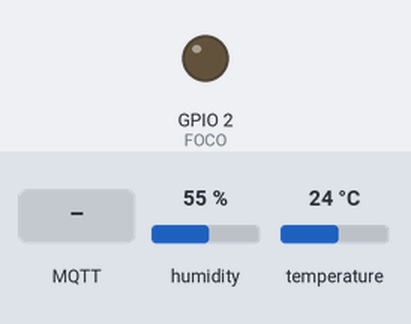
This sketch was run on a simulated ESP32. On the bench: output pins drawn as LEDs (lit = HIGH). Inputs (shaded band) come from the test bench; at power-on: humidity 55 %, temperature 24 °C. WiFi joins after 1.5 s; servers stay silent unless stated; no MQTT or app messages arrive unless stated; what the sketch prints to the serial monitor is not drawn.

Above: at 2.7 s.
2.8 s: MQTT message "90" arrives on the first subscribed topic
At 6.1 s:
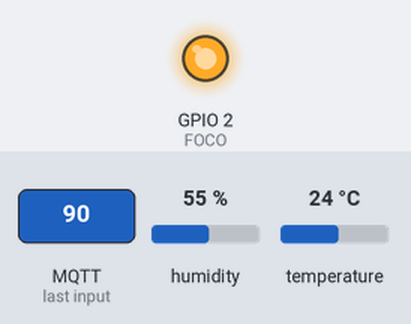
6.5 s: MQTT message "5" arrives on the first subscribed topic
At 11.1 s:
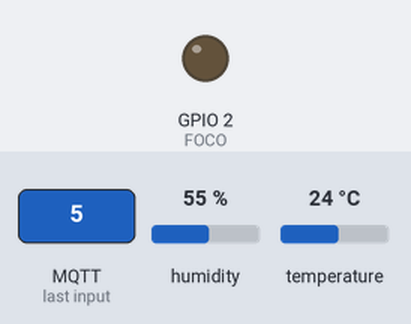
11.5 s: MQTT message "200" arrives on the first subscribed topic
At 16.2 s:
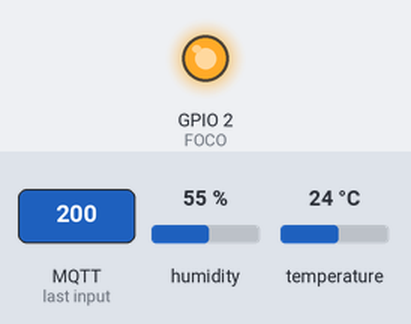
Timing chart, 0 to 17.7 s (numbered marks = the images above; inputs shaded):
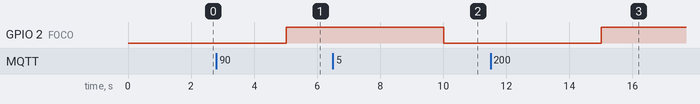

Measured:
- after the input at 2.8 s, GPIO 2 (FOCO): LOW → HIGH after 2.2 s
- after the input at 6.5 s, GPIO 2 (FOCO): HIGH → LOW after 3.5 s
- after the input at 11.5 s, GPIO 2 (FOCO): LOW → HIGH after 3.5 s

The sketch:

program.ino
```cpp
#include <WiFi.h>
#include <PubSubClient.h>
#include "DHTesp.h"

#define FOCO 2
// Replace the next variables with your SSID/Password combination
const char* ssid = "Olaechea-2.4Ghz";
const char* password = "0327150329";
// Add your MQTT Broker IP address, example:
//const char* mqtt_server = "192.168.1.144";
const char* mqtt_server = "192.168.0.13";

WiFiClient espClient;
PubSubClient client(espClient);
long lastMsg = 0;
char msg[50];
int value = 0;

float temperature = 0;
float humidity = 0;
float setpoint = 0;

// LED Pin
const int pinDHT = 4;
const int band = 4;

// inicializamos temp
DHTesp dht;

void setup() {
  Serial.begin(115200);
  setup_wifi();
  client.setServer(mqtt_server, 1883);
  client.setCallback(callback);

  dht.setup(pinDHT, DHTesp::DHT11);
  pinMode(FOCO,OUTPUT);
}

void setup_wifi() {
  delay(10);
  // We start by connecting to a WiFi network
  Serial.println();
  Serial.print("Connecting to ");
  Serial.println(ssid);

  WiFi.begin(ssid, password);

  while (WiFi.status() != WL_CONNECTED) {
    delay(500);
    Serial.print(".");
  }

  Serial.println("");
  Serial.println("WiFi connected");
  Serial.println("IP address: ");
  Serial.println(WiFi.localIP());
}

void callback(char* topic, byte* message, unsigned int length) {
  Serial.print("Message arrived on topic: ");
  Serial.print(topic);
  Serial.print(". Message: ");
  String messageTemp;

  for (int i = 0; i < length; i++) {
    Serial.print((char)message[i]);
    messageTemp += (char)message[i];
  }
  Serial.println();

  // Control On/Off temperatura mediante subscripción a topico setpoint
  if (String(topic) == "esp32/output") {
    Serial.print("Cambiando el setpoint a ");
    Serial.println(messageTemp);
    setpoint =  messageTemp.toInt();
    Serial.println(setpoint);
  }
}

void reconnect() {
  // Loop until we're reconnected
  while (!client.connected()) {
    Serial.print("Attempting MQTT connection...");
    // Attempt to connect
    if (client.connect("ESP8266Client")) {
      Serial.println("connected");
      // Subscribe
      client.subscribe("esp32/output");
    } else {
      Serial.print("failed, rc=");
      Serial.print(client.state());
      Serial.println(" try again in 5 seconds");
      // Wait 5 seconds before retrying
      delay(5000);
    }
  }
}
void loop() {
  if (!client.connected()) {
    reconnect();
  }
  client.loop();

  long now = millis();
  if (now - lastMsg > 5000) {
    lastMsg = now;

    TempAndHumidity data = dht.getTempAndHumidity();
    temperature = data.temperature;

    // Convert the value to a char array
    char tempString[8];
    dtostrf(temperature, 1, 2, tempString);
    Serial.print("Temperature: ");
    Serial.println(tempString);
    client.publish("esp32/temperature", tempString);

    humidity = data.humidity;

    // Convert the value to a char array
    char humString[8];
    dtostrf(humidity, 1, 2, humString);
    Serial.print("Humidity: ");
    Serial.println(humString);
    client.publish("esp32/humidity", humString);

    if(temperature > setpoint + band){
      digitalWrite(FOCO, LOW);
    }

    if(temperature < setpoint - band){
      digitalWrite(FOCO, HIGH);
    }
  }
}
```
